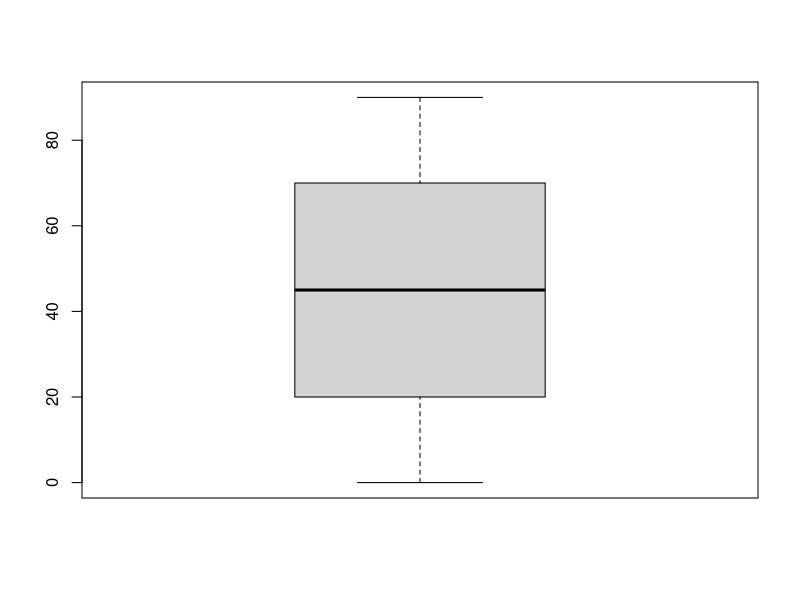
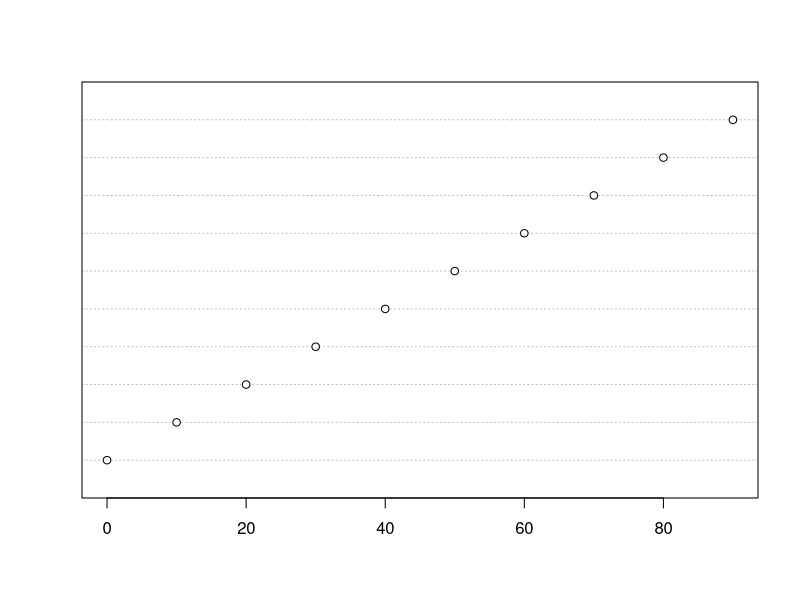
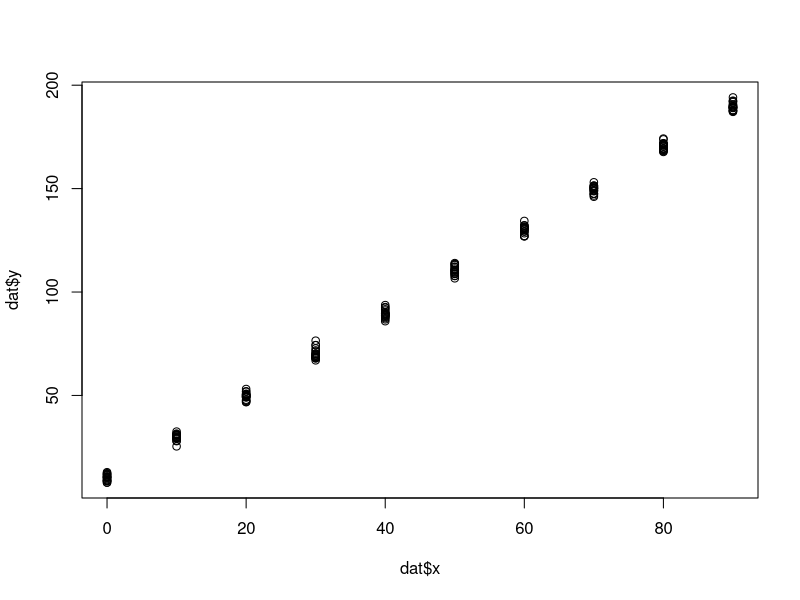
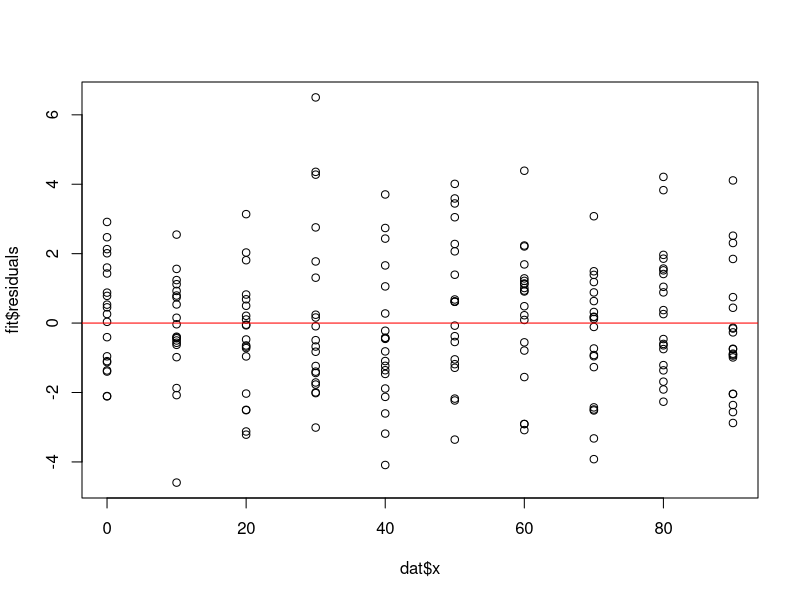
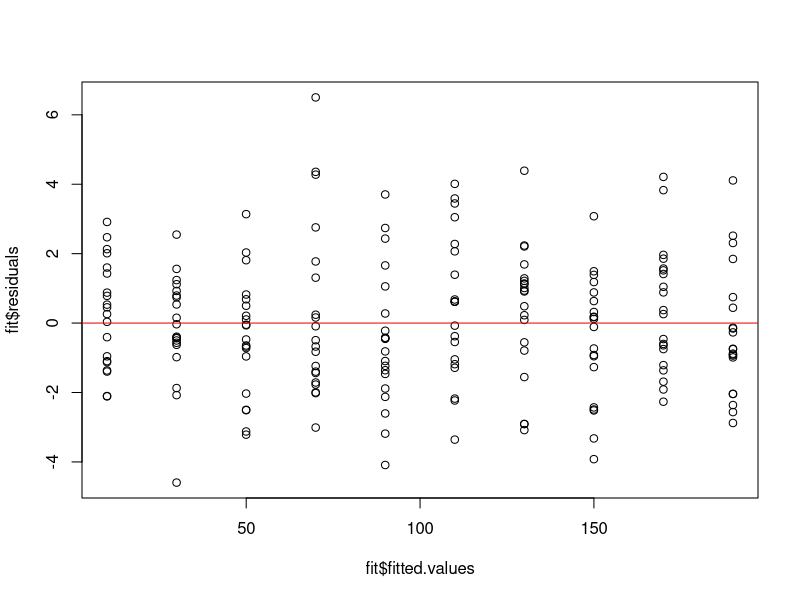
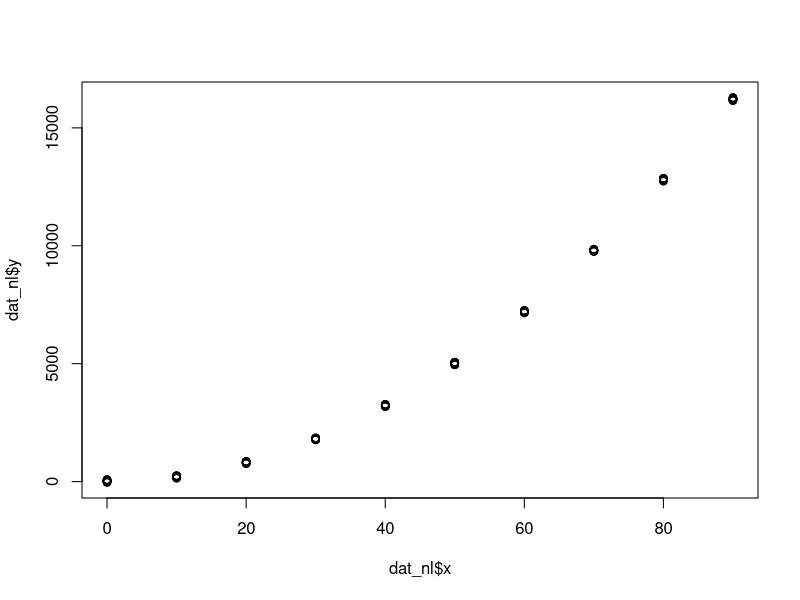
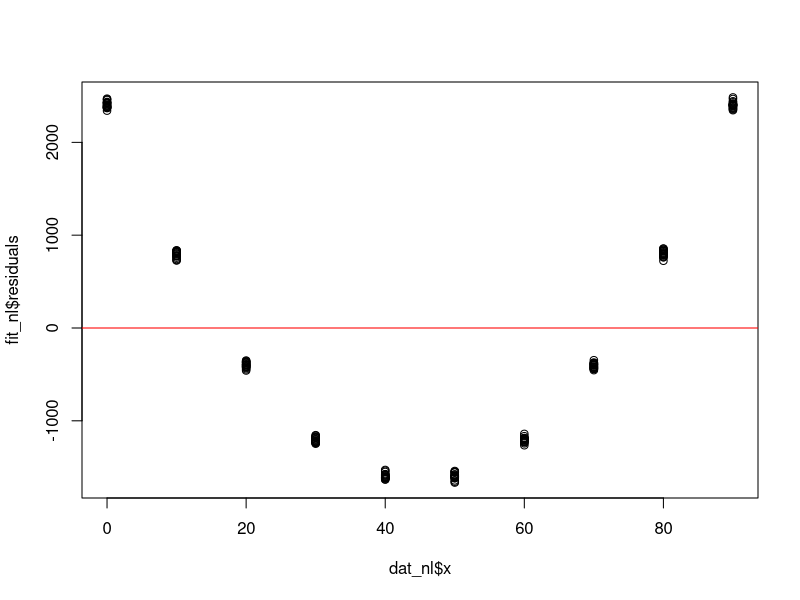
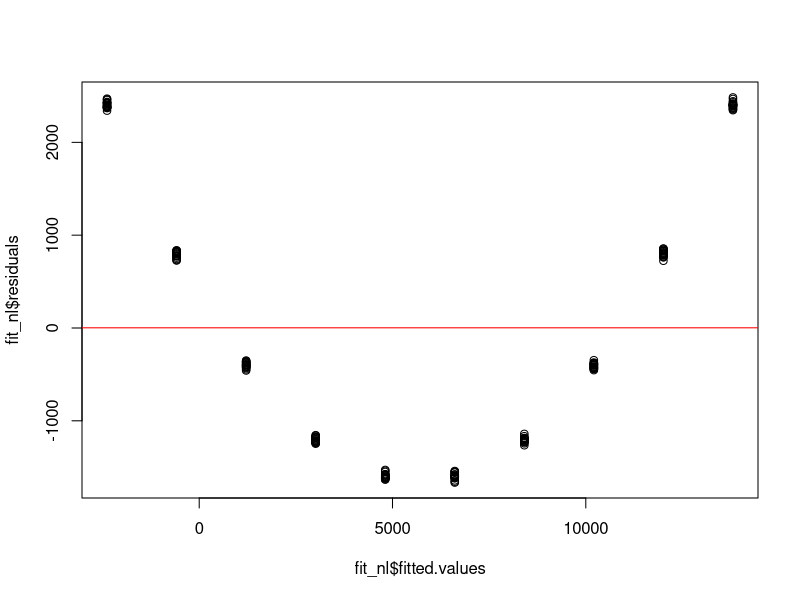

Write the R code that produced these figures, in order.
## ---- chunk 1
knitr::opts_chunk$set(echo = TRUE)
## ---- chunk 2
options(scipen = 999)
## ---- chunk 3
set.seed(123)
## ---- chunk 4
# Initialize the population parameters and the simulation size
beta_0 <- 10
beta_1 <- 2
err_var <- 4
n <- 10
sim_size <- 20

# Initialize a vector with varying levels for the predictor
x <- seq(from = 0, to = 90, by = 10)
## ---- chunk 5
# During each simulation, for each level of the predictor, sample from the 
# conditional probability distribution of the response
y <- c()
for (i in 1:sim_size) y <- c(y, beta_0 + beta_1 * x + rnorm(n = n, sd = sqrt(err_var)))

# Initialize a data frame with the data for the model that holds
dat <- data.frame(x = rep(x, times = sim_size), y = y)
## ---- chunk 6
# We will create a second set of data where there is a departure from the normality 
# of the regression function
y <- c()
for (i in 1:sim_size) y <- c(y, beta_0 + beta_1 * x^2 + rnorm(n = n, sd = sqrt(1000)))

# Initialize a data frame with the data for the model that holds
dat_nl <- data.frame(x = rep(x, times = sim_size), y = y)
## ---- chunk 7
# We will create a third set of data where there is a departure from the contancy 
# of the variance
y <- c()
for (i in 1:sim_size) y <- c(y, beta_0 + beta_1 * x + rnorm(n = n, sd = ((x + 10) / 10) * sqrt(err_var)))

# Initialize a data frame with the data for the model that holds
dat_hs <- data.frame(x = rep(x, times = sim_size), y = y)
## ---- chunk 8
# We will create a fourth set of data where there is a departure from the normality 
# of the rror terms
y <- c()
for (i in 1:sim_size) y <- c(y, beta_0 + beta_1 * x + rnorm(n = n, sd = sqrt(err_var))^2)

# Initialize a data frame with the data for the model that holds
dat_nn <- data.frame(x = rep(x, times = sim_size), y = y)
## ---- chunk 9
# Fit a simple linear regression model to the data
fit <- glm(y ~ x, family = gaussian, data = dat)
## ---- chunk 10
# Fit a simple linear regression model to the data
fit_nl <- glm(y ~ x, family = gaussian, data = dat_nl)
## ---- chunk 11
# Fit a simple linear regression model to the data
fit_hs <- glm(y ~ x, family = gaussian, data = dat_hs)
## ---- chunk 12
# Fit a simple linear regression model to the data
fit_nn <- glm(y ~ x, family = gaussian, data = dat_nn)
## ---- chunk 13
boxplot(x)
## ---- chunk 14
stem(x)
## ---- chunk 15
dotchart(x)
## ---- chunk 16
round(mean(fit$residuals), 5)
## ---- chunk 17
round(mean(fit_nl$residuals), 5)
## ---- chunk 18
round(mean(fit_hs$residuals), 5)
## ---- chunk 19
round(mean(fit_nn$residuals), 5)
## ---- chunk 20
sse <- sum(fit$residuals^2)
mse <- sse / (length(x) - 2)

sse_nl <- sum(fit_nl$residuals^2)
mse_nl <- sse_nl / (length(x) - 2)

sse_hs <- sum(fit_hs$residuals^2)
mse_hs <- sse_nl / (length(x) - 2)

sse_nn <- sum(fit_nn$residuals^2)
mse_nn <- sse_nn / (length(x) - 2)
## ---- chunk 21
plot(dat$x, dat$y)
## ---- chunk 22
plot(dat$x, fit$residuals)
abline(h = 0, col = "red")
## ---- chunk 23
plot(fit$fitted.values, fit$residuals)
abline(h = 0, col = "red")
## ---- chunk 24
plot(dat_nl$x, dat_nl$y)
## ---- chunk 25
plot(dat_nl$x, fit_nl$residuals)
abline(h = 0, col = "red")
## ---- chunk 26
plot(fit_nl$fitted.values, fit_nl$residuals)
abline(h = 2, col = "red")
## ---- chunk 27
plot(dat_hs$x, dat_hs$y)
## ---- chunk 28
plot(dat_hs$x, fit_hs$residuals)
abline(h = 0, col = "red")
## ---- chunk 29
plot(fit_hs$fitted.values, fit_hs$residuals)
abline(h = 0, col = "red")
## ---- chunk 30
plot(dat_nn$x, dat_nn$y)
## ---- chunk 31
plot(dat_nn$x, fit_nn$residuals)
abline(h = 0, col = "red")
## ---- chunk 32
plot(fit_nn$fitted.values, fit_nn$residuals)
abline(h = 0, col = "red")
## ---- chunk 33
plot(dat$x, fit$residuals^2)
## ---- chunk 34
plot(dat_nl$x, fit_nl$residuals^2)
## ---- chunk 35
plot(dat_hs$x, fit_hs$residuals^2)
## ---- chunk 36
plot(dat_nn$x, fit_nn$residuals^2)
## ---- chunk 37
semistudent_residuals <- fit$residuals / sqrt(mse)
semistudent_residuals_nl <- fit_nl$residuals / sqrt(mse_nl)
semistudent_residuals_hs <- fit_hs$residuals / sqrt(mse_hs)
semistudent_residuals_nn <- fit_nn$residuals / sqrt(mse_nn)
## ---- chunk 38
plot(dat$x, semistudent_residuals)
abline(h = 0, col = "red")
## ---- chunk 39
plot(dat_nl$x, semistudent_residuals_nl)
abline(h = 0, col = "red")
## ---- chunk 40
plot(dat_hs$x, semistudent_residuals_hs)
abline(h = 0, col = "red")
## ---- chunk 41
plot(dat_nn$x, semistudent_residuals_nn)
abline(h = 0, col = "red")
## ---- chunk 42
boxplot(fit$residuals)
## ---- chunk 43
boxplot(fit_nl$residuals)
## ---- chunk 44
boxplot(fit_hs$residuals)
## ---- chunk 45
boxplot(fit_nn$residuals)
## ---- chunk 46
qqnorm(fit$residuals)
## ---- chunk 47
qqnorm(fit_nl$residuals)
## ---- chunk 48
qqnorm(fit_hs$residuals)
## ---- chunk 49
qqnorm(fit_nn$residuals)
